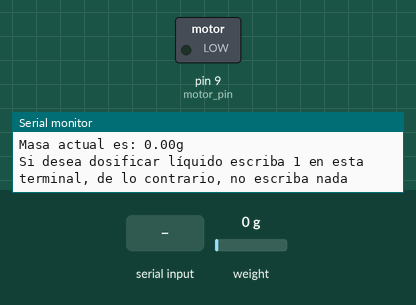
A sketch run on a simulated Arduino Uno, built with avr-gcc and run on an emulated ATmega328P. On the bench: switched loads named in the sketch (green lamp = pin HIGH), the last lines printed to the serial monitor. The inputs (shaded band) are chosen by the test bench; at power-on: weight on the scale 0 g.

Above: at 18.2 s.
18.3 s: weight on the scale set to 1250 g
20.7 s: "90,45,200\n" received over Serial
23.7 s: "1\n" received over Serial
26.7 s: "30,150,10\n" received over Serial
At 29.5 s:
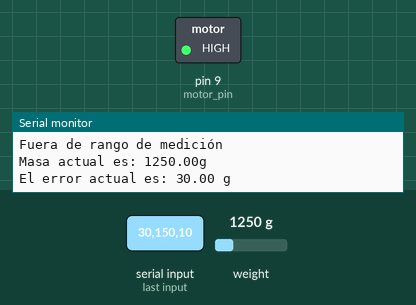
29.7 s: weight on the scale set to 1035 g
31.2 s: weight on the scale set to 959 g
Timing chart, 0 to 33.7 s (numbered marks = the images above; inputs shaded):
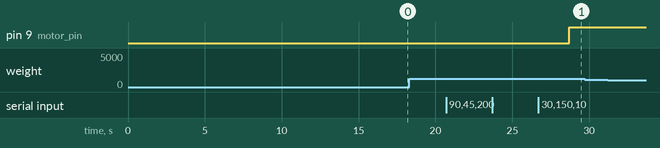

Measured:
- after the input at 26.7 s, pin 9 (motor_pin): LOW → HIGH after 2.0 s

The sketch:

Balanza_Completa.ino
```cpp
#include "HX711.h"

// Variables para conexión de celda de carga
#define DOUT  A1
#define CLK  A0

// Pin de conexión PWM para motor de minibomba
int motor_pin = 9;

// Definición de constantes
HX711 balanza;
// Escalas precalibradas (anteriormente)
float escala5 = 1001.88;
float escala250 = 1068.39;
float escala500 = 1071.89;
float escala750 = 1079.19;

// Definición de variables
float toma1 = 0;
float toma2 = 0;
float escala = 0; // variable para calcular la escala que se va a calibrar

float densidad_liquido = 1; // MODIFICAR de acuerdo a la densidad del líquido 1g/ml
float volumen_liquido_deseado = 0; // MODIFICAR de acuerdo a lo que se quiera

float masa_calibracion = 0; // MODIFICAR de acuerdo a la masa con la que está calibrando
float masa_muestra = 0; // MODIFICAR de acuerdo a lo que se pida de peso de muestra sólida que se va a tener en la balanza
float masa_actual = 0; // variable para guardar peso actual medido en el sistema

int vel_motobomba = 0;


void setup()
{
  // Inicializacion
  Serial.begin(9600);
  balanza.begin(DOUT, CLK);
  pinMode(motor_pin, OUTPUT);

  Serial.println("Inicializando balanza");
  delay(1000);

  Serial.println("Por favor no poner nada sobre la balanza");
  delay(2000);

  Serial.println("Por favor poner recipiente sobre la balanza");
  delay(5000);

  Serial.println("Inicio de tara"); // Esta tara la hace sobre el peso inicial de la balanza y el peso del recipiente, eso se puede cambiar
  delay(1000);
  balanza.set_scale();
  balanza.tare(50); // Se toman cien muestras, para calcular el proceso de tara (ajusta el cero de acuerdo al peso del recipiente)
  Serial.println("Fin de tara");
  delay(1000);

  Serial.println("Inicializando la calibración de la balanza");
  delay(1000);

  //calibracion();
  escala = 1123;
  Serial.print("Escala calibrada: ");
  Serial.println(escala);

  Serial.println("SISTEMA LISTO PARA MEDIR Y DOSIFICAR LIQUIDO");
  delay(1000);
}


void loop()
{
  Serial.println("Si desea dosificar líquido escriba 1 en esta terminal, de lo contrario, no escriba nada");
  masa_actual = medir_masa_actual(); // Esta función mide el peso con la escala obtenida directamente en este código

  if(Serial.available()> 0) // Revisa si el usuario introdujo un comando en la interfaz para dosificar
  {
    int instr = Serial.parseInt();
    if (instr == 1)
    {
        masa_muestra = masa_actual;
        Serial.print("Para al dosificación, se tiene actualmente una muestra medida de: ");
        Serial.print(masa_muestra);
        Serial.println(" g");

        delay(2000);

        Serial.println("¿cuánto volumen de líquido quiere dosificar (ml)?: ");
        while (!(Serial.available() > 0))
        {
          // Espera hasta que ingresen un valor en la interfaz
        }

        volumen_liquido_deseado = Serial.parseInt();
        Serial.print("Volumen de liquido deseado: ");
        Serial.print(volumen_liquido_deseado);
        Serial.println(" ml");
        delay(2000);

        Serial.println("Dosificando...");

        //control_onoff_motobomba(masa_actual);
        control_p_motobomba(masa_actual);
        //control_pi_motobomba(masa_actual);

        Serial.println("Dosificación terminada");
    }
    else if (instr == 2)
    {
      Serial.println("Inicio de tara"); // Esta tara la hace sobre el peso inicial de la balanza y el peso del recipiente, eso se puede cambiar
      delay(1000);
      balanza.set_scale(escala);
      balanza.tare(50); // Se toman cien muestras, para calcular el proceso de tara (ajusta el cero de acuerdo al peso del recipiente)
      Serial.println("Fin de tara");
      delay(1000);
    }
  }

}


void control_onoff_motobomba(float masa_Inicial) // Para control ON/OFF
{
  float referencia = (volumen_liquido_deseado*densidad_liquido) + masa_muestra;
  float error = referencia - masa_Inicial; // Error = referencia - actual
  Serial.print("El error actual es: ");
  Serial.print(error);
  Serial.println(" g");

  while (error > 5) // Enciende la bomba mientras el error sea mayor al rango aceptable
  {
    analogWrite(motor_pin, 255);
    masa_actual = medir_masa_actual(); // medir_peso_actual();
    error = referencia - masa_actual;
    Serial.print("El error actual es: ");
    Serial.print(error);
    Serial.println(" g");
  }

  analogWrite(motor_pin, 0);
}


void control_p_motobomba(float masa_Inicial) // Para control proporcional
{
  float referencia = (volumen_liquido_deseado*densidad_liquido) + masa_muestra;
  float error = referencia - masa_Inicial; // Error = referencia - actual
  Serial.print("El error actual es: ");
  Serial.print(error);
  Serial.println(" g");

  while (error > 10) // Maneja una velocidad de la motobomba proporcional al error
  {
    vel_motobomba = map(abs(error), 0, volumen_liquido_deseado, 70, 255);
    analogWrite(motor_pin, vel_motobomba);

    masa_actual = medir_masa_actual(); // medir_peso_actual();
    error = referencia - masa_actual;
    Serial.print("El error actual es: ");
    Serial.print(error);
    Serial.println(" g");
  }

  analogWrite(motor_pin, 0);
}


void control_pi_motobomba(float masa_Inicial) // Para control proporcional
{
  float kp = 255/(volumen_liquido_deseado*densidad_liquido), ki = 0.5;
  unsigned long currentTime, previousTime;
  double elapsedTime;
  double lastError, cumError;
  float referencia = (volumen_liquido_deseado*densidad_liquido) + masa_muestra;
  float error = referencia - masa_Inicial; // Error = referencia - actual
  Serial.print("El error actual es: ");
  Serial.print(error);
  Serial.println(" g");

  while (error > 5) // Maneja una velocidad de la motobomba proporcional al error
  {
    currentTime = millis();                               // obtener el tiempo actual
    elapsedTime = (double)(currentTime - previousTime);     // calcular el tiempo transcurrido

    masa_actual = medir_masa_actual();
    error = referencia - masa_actual;
    cumError += error * elapsedTime;   // calcular la integral del error

    Serial.print("El error actual es: ");
    Serial.print(error);
    Serial.println(" g");

    vel_motobomba = kp*error + ki*cumError;     // calcular la salida del PI

    lastError = error;  // almacena error anterior
    previousTime = currentTime;

    analogWrite(motor_pin, vel_motobomba);
  }

  analogWrite(motor_pin, 0);
}


float medir_masa_actual() // Función para medir masa con una sola escala calibrada en este mismo código
{
  balanza.set_scale(escala); // Establece la escala calibrada
  toma1 = balanza.get_units(5);  // Pesa y entrega el valor en gramos

  if (toma1 > 1000) // revisa que se esté pesando máximo 1000g = 1kg
  {
    Serial.println("Fuera de rango de medición");
  }
  else if (toma1 < 0) // su hay medidas negativas se ajusta la tara para corregirlas
  {
    Serial.println("Ajustando tara...");
    //balanza.tare(10);
    delay(5);
  }

//  toma1 = balanza.get_units(10);  /*Pesa y entrega el valor en gramos*/
//  delay(5);
//  toma2 = balanza.get_units(1);
//
//  while (abs(toma1 - toma2) > 10)  /*Espera a que la medición se estabilice*/
//  {
//     toma1 = toma2;
//     toma2 = balanza.get_units(10);
//     delay(5);
//  }

  Serial.print("Masa actual es: ");
  Serial.print(toma1); // Imprime la medicion en consola
  Serial.println("g");

  return toma1;
}


void calibracion(void) // Función para calibrar con 1 peso de referencia
{
  Serial.println("Por favor ingresar la masa con la que va a calibrar entre 1g y 950g");
  Serial.println(".......");
  delay(1000);

  while (!(Serial.available() > 0))
  {
    // Espera hasta que ingresen una masa de calibracion
  }

  masa_calibracion = Serial.parseInt();

  Serial.print("La masa de calibración ingresada es: ");
  Serial.print(masa_calibracion);
  Serial.println("g");

//  Serial.print("El valor actual medido sin escala es: ");
//  Serial.println(balanza.get_value(10));
//  delay(500);

  Serial.println("Colocar sobre la balanza la masa con la que se desea calibrar");
  delay(6000);
  masa_actual = balanza.get_value(50); // Toma 50 medidas de la muestra
  Serial.print("El valor medido sin escala es: ");
  Serial.println(masa_actual);
  delay(2000);

  escala = masa_actual/masa_calibracion;      /*Asi se calcula la escala de la balanza para gramos, si quisieramos que la escala estuviera en kilogramos, se le ingresa el peso en kilogramos por la terminal*/
}


//float dar_volumen_deseado(float volumen_deseado) // Función extra que se hizo en la caracterización de la bomba
//{
//  float tiempo_motor = (volumen_deseado + 8.3375)/0.0467; // estos parámetros se calcularon con la caracterización de la bomba
//  Serial.print("El motor debe estar encendido por: ");
//  Serial.print(tiempo_motor);
//  Serial.println(" ms");
//  return tiempo_motor;
//}


//float medir_peso_actual() // Esta función mide el peso basado en las 5 escalas de calibración que teníamos antes
//{
//  balanza.set_scale(escala500);
//
//  toma1 = balanza.get_units(20);  /*Pesa y entrega el valor en gramos*/
//
//  if (toma1 >= 0 && toma1 <= 30)
//  {
//    Serial.println("Entro a escala 5");
//    balanza.set_scale(escala5);
//  }
//  else if (toma1 > 30 && toma1 <= 375)
//  {
//    Serial.println("Entro a escala 250");
//    balanza.set_scale(escala250);
//  }
//  else if (toma1 > 375 && toma1 <= 615)
//  {
//    Serial.println("Entro a escala 500");
//    balanza.set_scale(escala500);
//  }
//  else if (toma1 > 615 && toma1 <= 1000)
//  {
//    Serial.println("Entro a escala 750");
//    balanza.set_scale(escala750);
//  }
//  else if (toma1 < 0)
//  {
//    Serial.println("Ajustando tara...");
//    balanza.tare(10);
//    delay(5);
//  }
//  else
//  {
//    Serial.println("Fuera de rango de medición");
//  }
//
//  toma1 = balanza.get_units(20);  /*Pesa y entrega el valor en gramos*/
//  delay(10);
//  toma2 = balanza.get_units(1);
//
//  while (abs(toma1 - toma2) > 10)  /*Hacer una medicion precisa*/
//  {
//     toma1 = toma2;
//     toma2 = balanza.get_units(20);
//     delay(5);
//  }
//
//  Serial.print("Peso actual medido es: ");
//  Serial.print(toma1); /*Imprime la medicion*/
//  Serial.println("g");
//
//  return toma1;
//}
```
